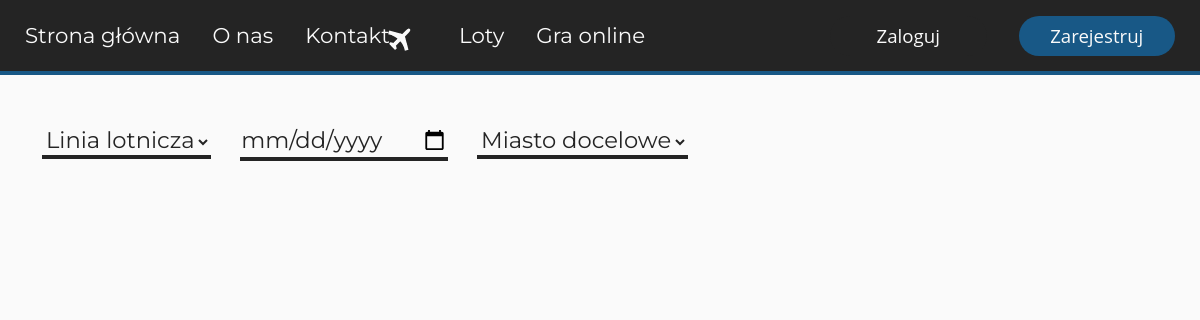
/flights.php, run on an earlier commit of the app's database.
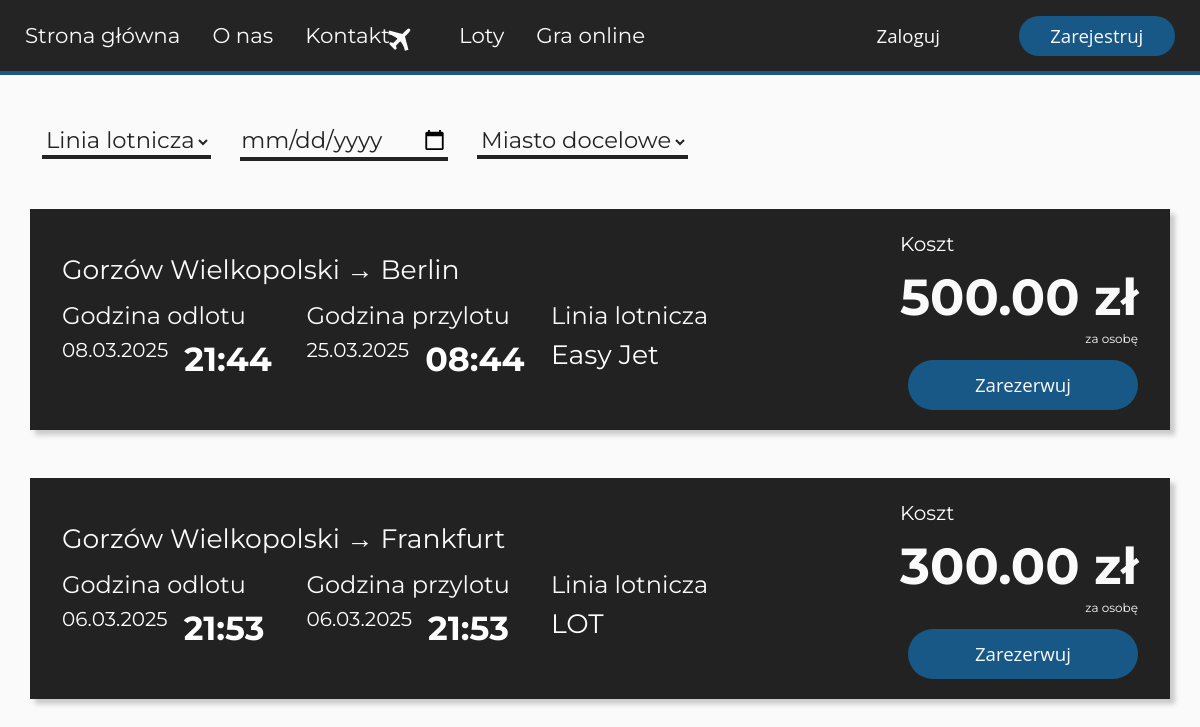
And on a later commit of the database.
### tables this page shows
CREATE TABLE `flights` (
  `Id` int(11) NOT NULL,
  `DepartureTime` datetime NOT NULL,
  `ArrivalTime` datetime NOT NULL,
  `Airline` varchar(100) NOT NULL,
  `Cost` decimal(10,2) NOT NULL,
  `Departure` varchar(100) NOT NULL,
  `DepartureCountry` varchar(10) NOT NULL,
  `Destination` varchar(100) NOT NULL,
  `DestinationCountry` varchar(10) NOT NULL
);

### scripts/getFlights.php (the view)
<?php
include "conn.php";
$sql = "SELECT `Id`,
    DATE_FORMAT(DepartureTime, '%d.%m.%Y') AS `DepartureDate`,
    DATE_FORMAT(DepartureTime, '%H:%i') AS `DepartureTime`,
    DATE_FORMAT(ArrivalTime, '%d.%m.%Y') AS `ArrivalDate`,
    DATE_FORMAT(ArrivalTime, '%H:%i') AS `ArrivalTime`,
    `Airline`, `Cost`, `Departure`, `Destination`
    FROM `flights`
    WHERE DATE_FORMAT(DepartureTime, '%d.%m.%Y') >= ";
$arr = array();
if(!isset($_GET['date'])) {
    $sql = $sql . "DATE_FORMAT(DepartureTime, '%d.%m.%Y') AND Airline = ";
} else {
    $date = $_GET['date'];
    $sql = $sql . "? AND Airline = ";
    array_push($arr, $date);
}
if(!isset($_GET['airline'])) {
    $sql = $sql . "Airline AND CONCAT(DestinationCountry, \" \", Destination) = ";
} else {
    $sql = $sql . "? AND CONCAT(DestinationCountry, \" \", Destination) = ";
    array_push($arr, $_GET['airline']);
}
if(!isset($_GET['destination'])) {
    $sql = $sql . "CONCAT(DestinationCountry, \" \", Destination);";
} else {
    $sql = $sql . "?;";
    array_push($arr, $_GET['destination']);
}
$stmt = $conn->prepare($sql);
try {
    $stmt->execute($arr);
    $result = $stmt->fetchAll(PDO::FETCH_ASSOC);
    foreach ($result as $row) {
        echo "
        <div class=\"container mt-5 flight\">
            <div class=\"row flight-card align-items-center\">
                <div class=\"col-md-8\">
                    <h5>{$row['Departure']} &rarr; {$row['Destination']}</h5>
                    <div class=\"row mt-3\">
                        <div class=\"col-6 col-md-4\">
                            <h3 class=\"mb-1\">Godzina odlotu</h3>
                            <div class=\"d-inline-flex gap-3\">
                                <strong>{$row['DepartureDate']}</strong>
                                <span>{$row['DepartureTime']}</span>
                            </div>
                        </div>
                        <div class=\"col-6 col-md-4\">
                            <h3 class=\"mb-1\">Godzina przylotu</h3>
                            <div class=\"d-inline-flex gap-3\">
                                <strong>{$row['ArrivalDate']}</strong>
                                <span>{$row['ArrivalTime']}</span>
                            </div>
                        </div>
                        <div class=\"col-12 col-md-4\">
                            <h3 class=\"mb-1\">Linia lotnicza</h3>
                            <div class=\"d-inline-flex gap-3\">
                                <strong style=\"font-size: 20pt;\">{$row['Airline']}</strong>
                            </div>
                        </div>
                    </div>
                </div>
                <div class=\"col-md-4 mt-3 mt-md-0 d-flex flex-column align-items-end price-container\">
                    <div class=\"d-flex flex-column\">
                        <strong class=\"ta-left\">Koszt</strong>
                        <span class=\"price ta-right\">{$row['Cost']} zł</span>
                    </div>
                    <small>za osobę</small>
                    <button class=\"btn-blue\" id=\"{$row['Id']}\" onclick=\"reserve('{$row['Id']}')\">Zarezerwuj</button>
                </div>
            </div>
        </div>
        ";
    }
} catch(Exception $e) { }

### flights.php (shortened to what this page needs)
<!DOCTYPE html>
<html lang="pl-PL">
<head>
    <link href="https://cdn.jsdelivr.net/npm/bootstrap@5.3.0/dist/css/bootstrap.min.css" rel="stylesheet">
    <link rel="stylesheet" href="css/index.css">
    <link rel="stylesheet" href="css/helper.css">
    <link rel="stylesheet" href="css/flights.css">
</head>
<body>
    <header class="header--scrolled">
        <div class="header-left">
            <img src="img/planeWhite.svg" id="headerMarker">
            <a href="index.php#main" id="home">Strona główna</a>
            <a href="index.php#about-us" id="aboutUs">O nas</a>
            <a href="index.php#footer" id="contact">Kontakt</a>
            <a href="" id="flights">Loty</a>
            <a href="theLastPlane.php" id="game">Gra online</a>
        </div>
        <div class="header-right">
            <?php if(!isset($_SESSION['uId'])) { ?>
            <a href="login.php" class="btn-black btn-small">Zaloguj</a>
            <a href="register.php" class="btn-blue btn-small">Zarejestruj</a>
            <?php } else { ?>
            <a href="myFlights.php">Moje loty</a>
            <a href="scripts/logout.php">Wyloguj</a>
            <?php } ?>
        </div>
    </header>
    <main>
        <div class="container mt-5">
            <select id="airline">
                <option value="airlines">Linia lotnicza</option>
            </select>
            <input type="date" name="date" id="date" value="Data">
            <select id="destination">
                <option value="destination">Miasto docelowe</option>
                <?php
                include "scripts/conn.php";
                ?>
            </select>
        </div>
        <div id="main">
            <?php
                include "scripts/getFlights.php";
            ?>
        </div>
    </main>
</body>
</html>

### css/index.css (style rules this page uses)
body { padding: 0; margin: 0; width: 100vw; overflow-x: hidden; }
html { scroll-behavior: smooth; }
header { width: calc(100% - 50px); height: 75px; padding: 0px 25px 0px 25px; background: linear-gradient(180deg, rgba(36, 36, 36, 0.8), rgba(36, 36, 36, 0.3)); position: fixed; top: 0; left: 0; right: 0; display: flex; flex-direction: row; justify-content: space-between; transition-duration: 0.35s; border-bottom: 0px solid transparent; z-index: 100; }
header a { color: #fafafa; font-size: 16pt; text-decoration: none; font-family: "Montserrat", sans-serif; letter-spacing: 100; display: flex; flex-direction: row; gap: 5px; transition-duration: 1s; }
#headerMarker { width: 30px; height: 30px; rotate: 45deg; position: absolute; left: 0px; top: 0px; transition-duration: 1s; }
.header-left { height: 100%; width: 70%; display: flex; flex-direction: row; align-items: center; gap: 32px; position: relative; }
.header-right { height: 100%; width: 30%; display: flex; flex-direction: row; justify-content: flex-end; align-items: center; gap: 32px; }
.header--scrolled { background-color: rgb(36, 36, 36); border-bottom: solid 4px rgb(24, 88, 134); }
main { width: 100%; height: calc(100% - 75px); padding-top: 75px; background: rgba(36, 36, 36, 0.6); display: flex; flex-direction: column; align-items: center; }
.btn-black, .btn-blue, .btn-white { background: rgb(36, 36, 36); border: none; border-radius: 25px; width: 230px; height: 50px; font-size: 14pt; font-family: "Open Sans", sans-serif; font-weight: 400; text-decoration: none; font-style: normal; color: #fafafa; display: flex; align-items: center; justify-content: center; transition-duration: 0.3s; }
.btn-blue { background-color: rgb(24, 88, 134); }
.btn-small { width: 200px; height: 40px; font-size: 14pt; }
.header-left a { display: inline-block; }

### css/helper.css (style rules this page uses)
.btn-black, .btn-blue, .btn-white { background: rgb(36, 36, 36); border: none; border-radius: 25px; width: 230px; height: 50px; font-size: 14pt; font-family: "Open Sans", sans-serif; font-weight: 400; text-decoration: none; font-style: normal; color: #fafafa; display: flex; align-items: center; justify-content: center; transition-duration: 0.3s; }
.btn-blue { background-color: rgb(24, 88, 134); }
.btn-small { width: 200px; height: 40px; font-size: 14pt; }

### css/flights.css (style rules this page uses)
body { background-color: #fafafa; width: 100vw; height: calc(100vh - 75px); }
header { width: calc(100%); height: 75px; padding: 0px 25px 0px 25px; position: fixed; top: 0; left: 0; right: 0; display: flex; flex-direction: row; justify-content: space-between; transition-duration: 0.35s; border-bottom: 0px solid transparent; z-index: 100; }
header a { color: #fafafa; font-size: 16pt; text-decoration: none; font-family: "Montserrat", sans-serif; letter-spacing: 100; display: flex; flex-direction: row; gap: 5px; transition-duration: 1s; }
#headerMarker { width: 30px; height: 30px; rotate: 45deg; position: absolute; left: 0px; top: 0px; transition-duration: 1s; }
.header-left { height: 100%; width: 70%; display: flex; flex-direction: row; align-items: center; gap: 32px; position: relative; }
.header-right { height: 100%; width: 30%; display: flex; flex-direction: row; justify-content: flex-end; align-items: center; gap: 32px; }
.header--scrolled { background-color: rgb(36, 36, 36); border-bottom: solid 4px rgb(24, 88, 134); }
main { width: 100%; height: 100%; background-color: transparent; display: flex; flex-direction: column; }
.flight { box-shadow: 5px 5px 5px rgb(0, 0, 0, 0.2); }
.flight-card { background-color: #222; color: white; padding: 20px; }
h5 { color: #fafafa; font-family: 'Montserrat', sans-serif; font-size: 20pt; font-weight: 400; }
h3 { color: #fafafa; font-family: 'Montserrat', sans-serif; font-size: 18pt; font-weight: 400; }
strong { font-family: 'Montserrat', sans-serif; font-size: 15pt; font-weight: 400; }
span { font-family: 'Montserrat', sans-serif; font-size: 25pt; font-weight: bold; }
small { color: #fafafa; font-size: 9pt; font-family: 'Montserrat'; font-weight: 400; margin-bottom: 12px; }
.price { color: #fafafa; font-size: 38pt; font-family: 'Montserrat'; font-weight: bold; margin-bottom: -5px; }
select, input { width: fit-content; margin-right: 25px; border: none; outline: none; border-bottom: 4px solid #242424; background: none; color: #242424; font-family: 'Montserrat', sans-serif; font-size: 17pt; font-weight: 400; cursor: pointer; }
#main { width: 100%; height: 100%; }

What changed in the data, as far as the page shows it:
added flights: Departure "Gorzów Wielkopolski", Destination "Berlin", DepartureDate "08.03.2025", DepartureTime "21:44", ArrivalDate "25.03.2025", ArrivalTime "08:44", Airline "Easy Jet", Cost "500.00"
added flights: Departure "Gorzów Wielkopolski", Destination "Frankfurt", DepartureDate "06.03.2025", DepartureTime "21:53", ArrivalDate "06.03.2025", ArrivalTime "21:53", Airline "LOT", Cost "300.00"
